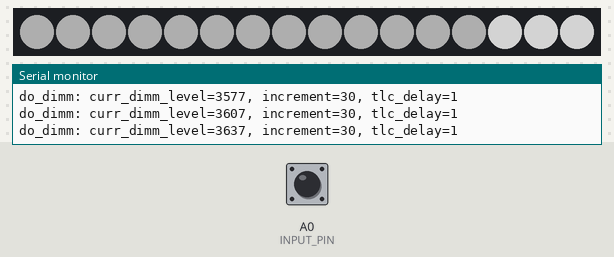
The sketch below on a simulated Arduino Uno, built with avr-gcc and run on an emulated ATmega328P. Parts: 16 RGB LEDs in strip order, left to right, the last lines printed to the serial monitor. The inputs (shaded band) are chosen by the test bench; at power-on: A0 (INPUT_PIN) HIGH. Dim RGB values are drawn brighter than linear.

Above: at 1.2 s.
1.3 s: A0 (INPUT_PIN) pulled LOW for 1 s
At 4.7 s:
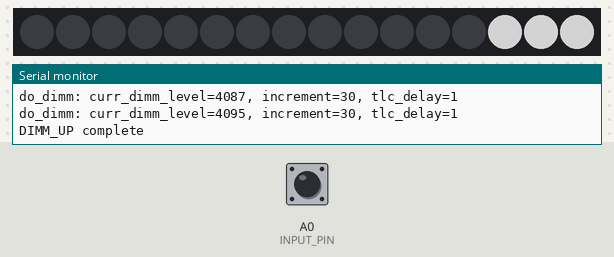
5.0 s: A0 (INPUT_PIN) pulled LOW for 0.15 s
6.8 s: A0 (INPUT_PIN) pulled LOW for 3.2 s
At 9.92 s:
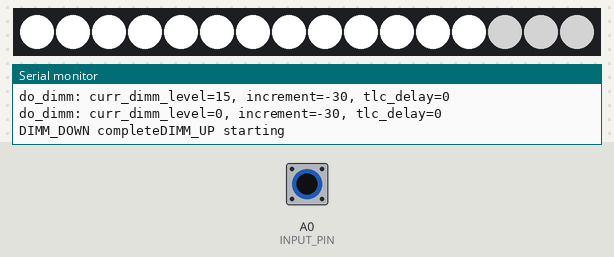
11.5 s: A0 (INPUT_PIN) pulled LOW for 0.15 s
At 12.96 s:
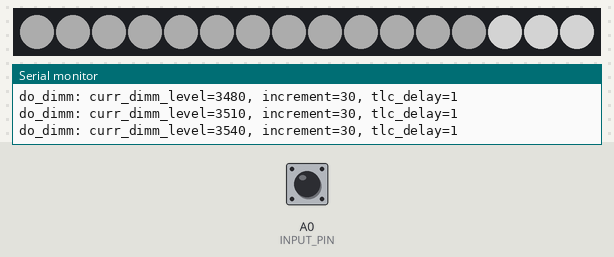
13.4 s: A0 (INPUT_PIN) pulled LOW for 1 s
15.9 s: A0 (INPUT_PIN) driven LOW
At 19.5 s:
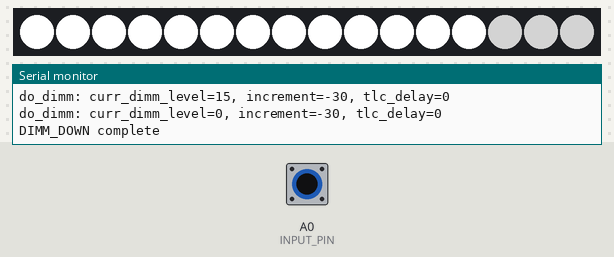
Timing chart, 0 to 19.9 s (numbered marks = the images above; inputs shaded):
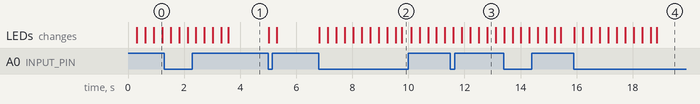

The sketch:

RemoteHighPowerLEDDimm.ino
```cpp
/*
 *
 * Simple dimmer.   Watches input PIN,
 *                  LOW:  set lights to low dimm level.
 *                  PIN:  set lights to high dimm level
 *
 *                  Sets all pins the same 0-16
 *
 *                  NOTE the level for the dimm works in reverse 0=full on, 4096=full off
 *                        but we offset it, so that 0 is off, and 4095 is full on.
 */

#include "SparkFun_Tlc5940.h"
#define SERIAL_SPEED 250000
#define PRINT_SKIP 200

// dimmer pins on board
#define NUM_PINS 13
#define INPUT_PIN A0

//// Water configs
//    #define DIMM_UP_SECONDS 30
//    #define DIMM_DOWN_SECONDS 5
//
//    // min(off) is 0, max(on) is 4095
//    #define MIN_DIMM  49
//    #define MAX_DIMM  4095
//
//    #define TLC_MAX 4095
//
//    #define DIMM_UP_INCREMENT 1
//    #define DIMM_DOWN_INCREMENT -5


// Heaven Configs
    #define DIMM_UP_SECONDS 39
    #define DIMM_DOWN_SECONDS 5

    // min(off) is 0, max(on) is 4095
    #define MIN_DIMM  0
    #define MAX_DIMM  4095

    #define TLC_MAX 4095

    #define DIMM_UP_INCREMENT 30
    #define DIMM_DOWN_INCREMENT -30

int curr_dimm_level;
boolean is_dancing=false;

unsigned int up_delay;
unsigned int down_delay;

void setup()
{

  // Serial.begin(SERIAL_SPEED);          // setup the interal serial port for debug messages
  Serial.begin(SERIAL_SPEED);          // setup the interal serial port for debug messages

  Serial.println(F("\nStart setup"));
  Serial.println(F("RemoteHighpowerLEDDimm.ino"));

  pinMode(INPUT_PIN, INPUT_PULLUP);

  // start the dim level half way between min and max.
  // this will allow the normal dimm, to adjust the level up or down depending
  // on the input pin
  int dimm_steps = MAX_DIMM - MIN_DIMM;
  if (dimm_steps != 0) {
    curr_dimm_level = MIN_DIMM + (dimm_steps/2);
  } else {
    curr_dimm_level = MAX_DIMM;
  }

  /* Call Tlc.init() to setup the tlc.
     You can optionally pass an initial PWM value (0 - 4095) for all channels.*/
  Tlc.init(4095-curr_dimm_level);

  up_delay = (DIMM_UP_SECONDS * 1000/DIMM_UP_INCREMENT) / dimm_steps;
  up_delay = 9;
  up_delay = 1;
  down_delay = (DIMM_DOWN_SECONDS * 1000 / abs(DIMM_DOWN_INCREMENT)) / dimm_steps;

  Serial.print(F("DELAYS:  up_delay="));
  Serial.print(up_delay);
  Serial.print(F(", dimm_steps="));
  Serial.print(dimm_steps);
  Serial.print(F(", curr_dimm_level="));
  Serial.print(curr_dimm_level);
  Serial.print(F(", DIMM_UP_SECONDS="));
  Serial.print(DIMM_UP_SECONDS);
  Serial.print(F(", DIMM_DOWN_SECONDS="));
  Serial.print(DIMM_DOWN_SECONDS);
  Serial.print(F(", DIMM_DOWN_INCREMENT="));
  Serial.print(DIMM_UP_INCREMENT);
  Serial.print(F(", DIMM_UP_INCREMENT="));
  Serial.print(DIMM_DOWN_INCREMENT);
  Serial.print(F(", down_delay="));
  Serial.println(down_delay);

  Serial.println(F("done"));

}

/* This loop will create a Knight Rider-like effect if you have LEDs plugged
   into all the TLC outputs.  NUM_TLCS is defined in "tlc_config.h" in the
   library folder.  After editing tlc_config.h for your setup, delete the
   Tlc5940.o file to save the changes. */


void do_dimm(int increment, unsigned int tlc_delay) {

  curr_dimm_level += increment;

  if (curr_dimm_level < MIN_DIMM) curr_dimm_level = MIN_DIMM;
  if (curr_dimm_level > MAX_DIMM) curr_dimm_level = MAX_DIMM;

  Serial.print(F("do_dimm: curr_dimm_level="));
  Serial.print(curr_dimm_level);
  Serial.print(F(", increment="));
  Serial.print(increment);
  Serial.print(F(", tlc_delay="));
  Serial.println(tlc_delay);

  for (int i=0; i<NUM_PINS; i++)
  {
    Tlc.set(i, TLC_MAX - curr_dimm_level);
    delay(1);
  }
  Tlc.update();
  delay(1);
  Tlc.update();
  delay(tlc_delay);

}

void loop()
{
    unsigned is_dancing;

    is_dancing = digitalRead(INPUT_PIN) == 1;
//    Serial.print(F("is_dancing="));
//    Serial.println(is_dancing);


    if (!is_dancing) {
      // DIMM_DOWN
      if (curr_dimm_level == MAX_DIMM) {
        Serial.println("DIMM_DOWN starting...");
      }

      if (curr_dimm_level != MIN_DIMM) {

        do_dimm(DIMM_DOWN_INCREMENT, down_delay);

        if (curr_dimm_level == MIN_DIMM) {
          Serial.print("DIMM_DOWN complete");
        }
      }
    } else {
      // DIMM_UP
      if (curr_dimm_level == MIN_DIMM) {
        Serial.println("DIMM_UP starting");
      }
      // dimm up
      if (curr_dimm_level != MAX_DIMM) {
        do_dimm(DIMM_UP_INCREMENT, up_delay);

        if (curr_dimm_level == MAX_DIMM) {
          Serial.print(F("DIMM_UP complete"));
      }
    }
  }
}
```

Measured:
- after the input at 6.8 s, the LEDs: first change at once (image 2 shows a later state)
- after the input at 15.9 s, the LEDs: first change at once (image 4 shows a later state)
